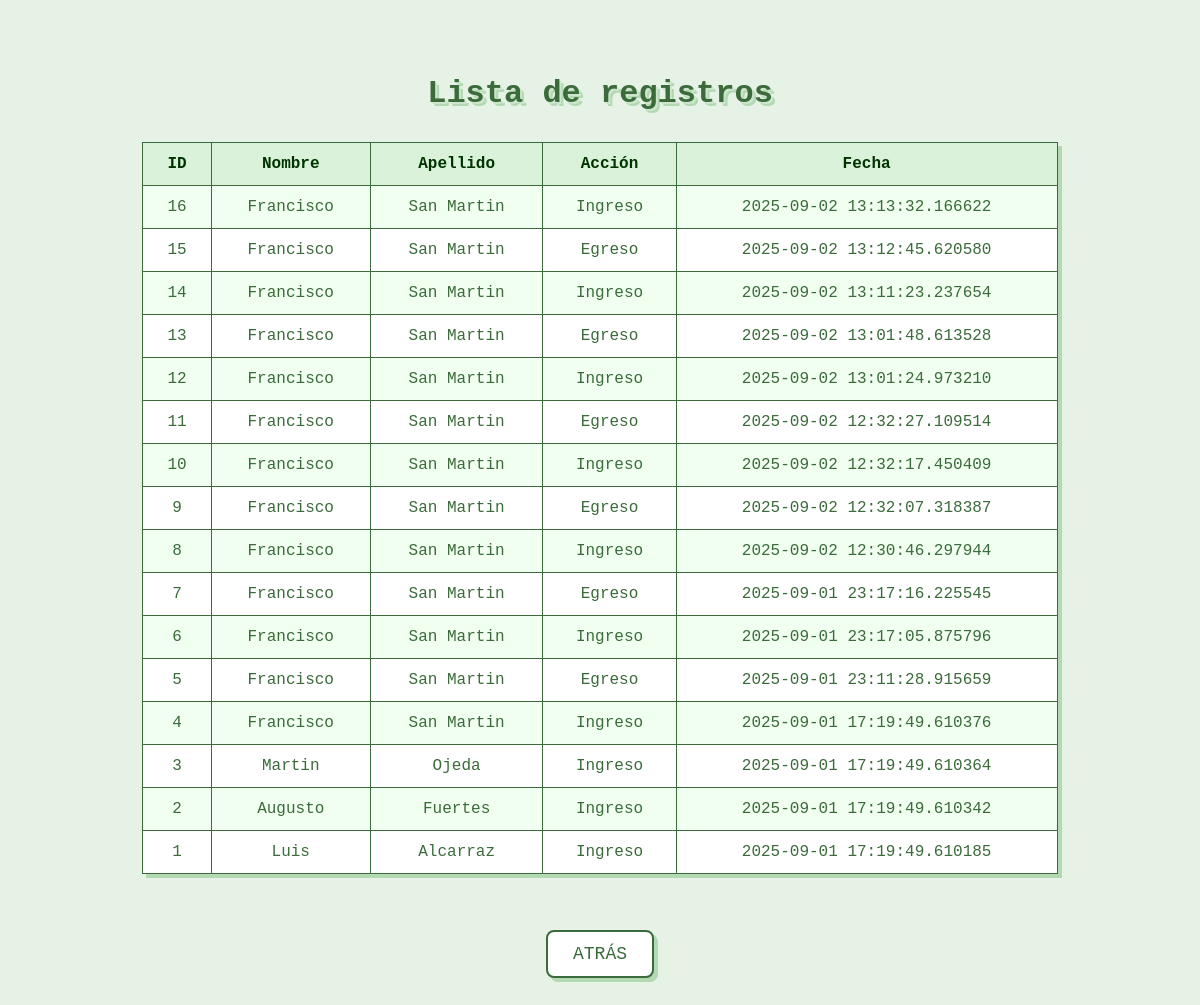
Page /registros on the earlier database version.
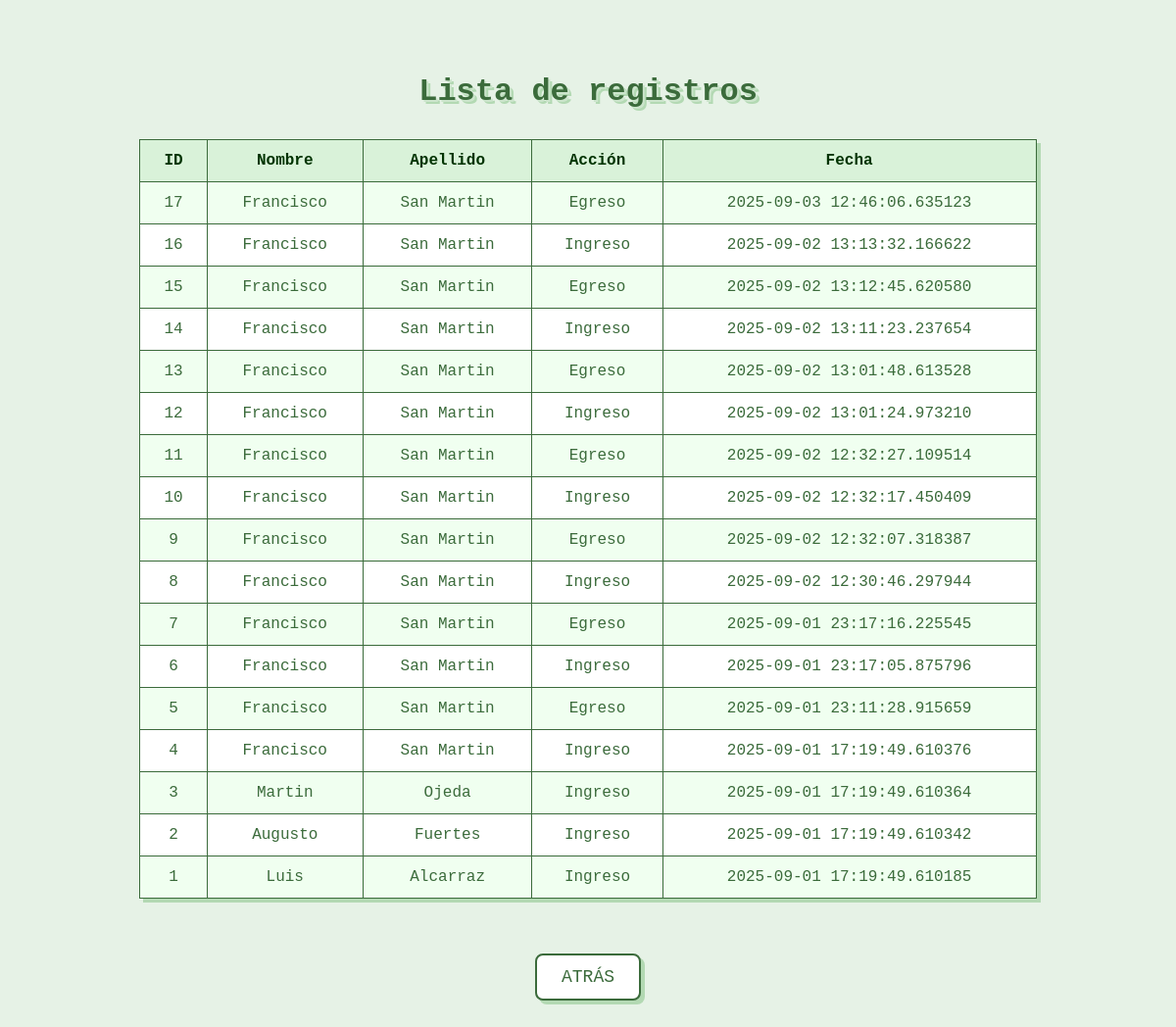
Same page on the later database version.
### tables this page shows
CREATE TABLE registros (id INTEGER PRIMARY KEY,empleado_id INTEGER,accion TEXT,date TIMESTAMP, FOREIGN KEY (empleado_id) REFERENCES empleados(id));

CREATE TABLE empleados
                 (id INTEGER PRIMARY KEY, nombre TEXT, apellido TEXT);

### backend/main.py (the view)
@app.route("/registros")
def registros():
    datos = db.obtener_registros_empleados()
    return render_template("registros.html", registros=datos)

### backend/db.py (called while the page is built)
def get_connection():
    return sqlite3.connect(DB_ROUTE)

def obtener_registros_empleados():
    conn = get_connection()
    c = conn.cursor()
    c.execute("SELECT r.id, e.nombre, e.apellido, r.accion, r.date FROM registros r, empleados e where r.empleado_id = e.id ORDER BY date DESC")
    registros = c.fetchall()
    conn.close()
    return registros

### frontend/templates/registros.html (shortened to what this page needs)
<!DOCTYPE html>
<html>
<head>
    <link rel="stylesheet" href="{{ url_for('static', filename='registros.css') }}">
</head>
<body>
    <h2>Lista de registros</h2>
    <table border="1">
        <tr>
            <th>ID</th>
            <th>Nombre</th>
            <th>Apellido</th>
            <th>Acción</th>
            <th>Fecha</th>
        </tr>
        {% for r in registros %}
        <tr>
            <td>{{ r[0] }}</td>
            <td>{{ r[1] }}</td>
            <td>{{ r[2] }}</td>
            <td>{{ r[3] }}</td>
            <td>{{ r[4] }}</td>
        </tr>
        {% endfor %}
    </table>
</body>
</html>
    <a href="{{ url_for('index') }}">
        <button>ATRÁS</button>
    </a>
</body>
</html>

### frontend/static/registros.css (style rules this page uses)
body { font-family: 'Courier New', Courier, monospace; background-color: #e6f2e6; display: flex; flex-direction: column; align-items: center; padding: 40px 20px; color: #3b6b3b; }
h2 { font-size: 32px; margin-bottom: 30px; text-align: center; text-shadow: 2px 2px 0 #cce5cc, 4px 4px 0 #b3d9b3; }
table { border-collapse: collapse; width: 80%; max-width: 1000px; background-color: #ffffff; box-shadow: 4px 4px 0 #b3d9b3; }
th, td { border: 1px solid #3b6b3b; padding: 12px 15px; text-align: center; font-size: 16px; }
th { background-color: #d9f2d9; color: #003300; font-weight: bold; }
tr:nth-child(even) { background-color: #f0fff0; }
a button { font-family: 'Courier New', Courier, monospace; font-size: 18px; padding: 12px 25px; margin-top: 20px; border: 2px solid #3b6b3b; border-radius: 8px; background-color: #ffffff; color: #3b6b3b; cursor: pointer; box-shadow: 4px 4px 0 #b3d9b3; transition: all 0.3s ease; }

Differences in the rows shown:
added registros: id "17", nombre "Francisco", apellido "San Martin", accion "Egreso", date "2025-09-03 12:46:06.635123"
